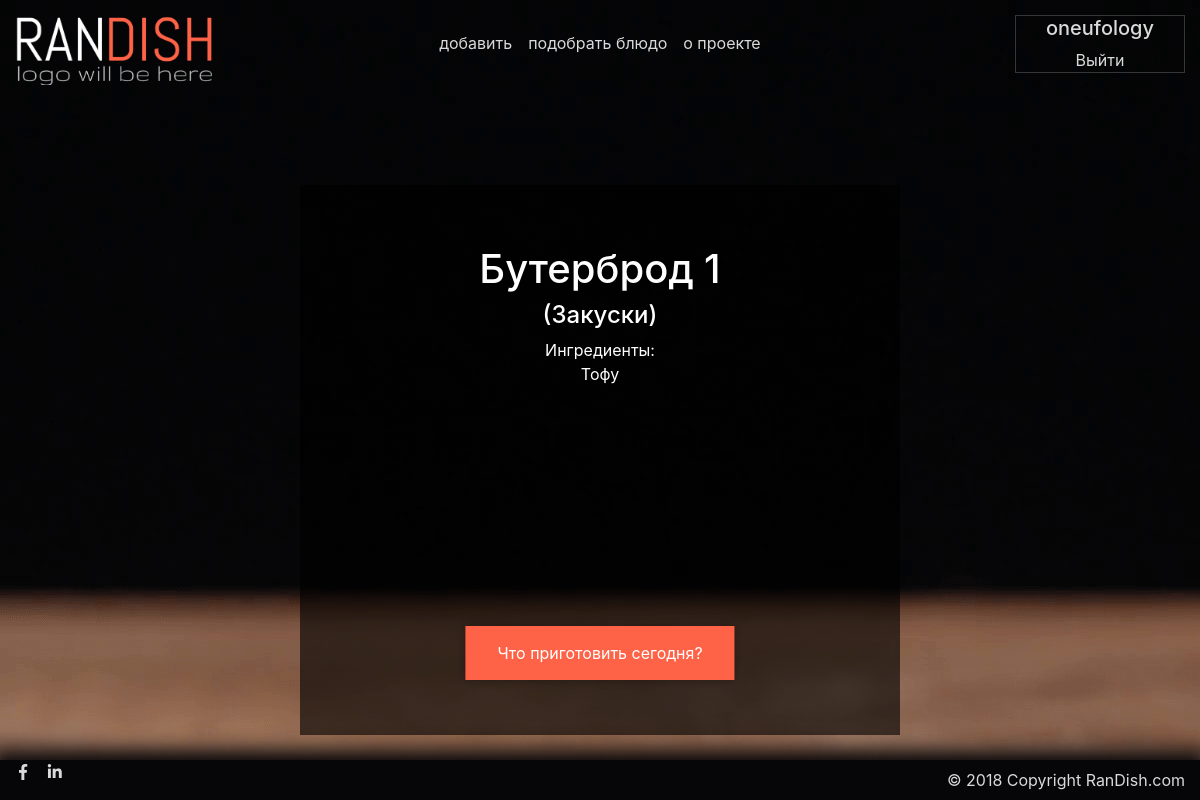
Page / (signed in) on the earlier database version.
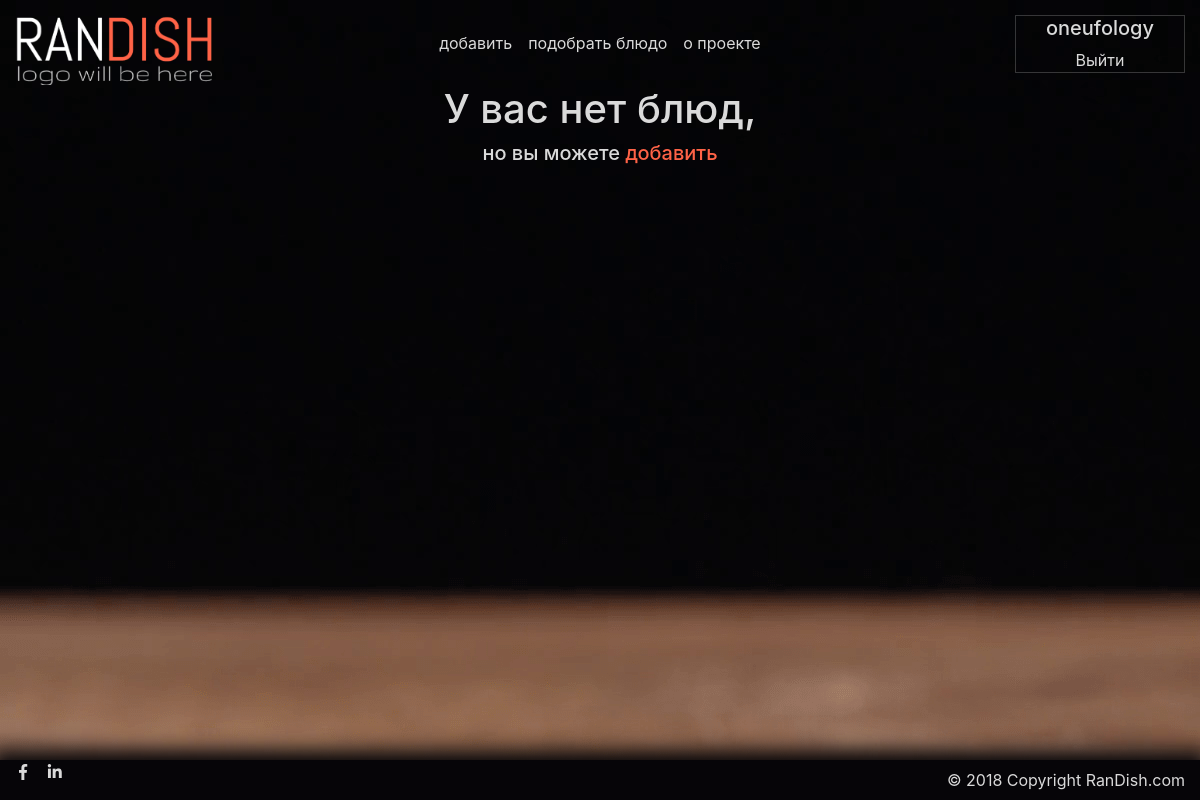
Same page on the later database version.
### randish_models/models.py (models this page shows, shortened)
class DishModel(models.Model):
    TYPE_CHOICE = (
        ('Салаты', "Салаты"),
        ('Закуски', "Закуски"),
        ('Первые блюда', "Первые блюда"),
        ('Основные блюда', "Основные блюда"),
        ('Гарниры', "Гарниры"),
        ('Соусы и подливы', "Соусы и подливы"),
        ('Десерты', "Десерты"),
        ('Выпечка', "Выпечка"),
        ('Напитки', "Напитки"),
        ('Консервирование', "Консервирование"),
    )
    dish_name = models.CharField(max_length=50, verbose_name = "Название") #Name
    dish_type = models.CharField(max_length=50, choices=TYPE_CHOICE, verbose_name = "Тип блюда") #Type
    author = models.ForeignKey(User, on_delete=models.CASCADE)
    image = models.ImageField(upload_to='img', verbose_name = "Картинка")
    ingredients = models.ManyToManyField(Ingredients, verbose_name = "Ингредиенты")
    class Meta:
        ordering = ('dish_name', )
        verbose_name = "Блюдо"
        verbose_name_plural = "Блюда"

class Ingredients(models.Model):
    ingredient_name = models.CharField(max_length=50, verbose_name = "Ингредиент" )
    class Meta:
        ordering = ('ingredient_name', )
        verbose_name = "Ингредиент"
        verbose_name_plural = "Ингредиенты"

### randish_models/views.py (the view)
class List(TemplateView):
    template_name = 'Index.html'
    def get(self, request):
        user_id = request.user.id
        context = {}
        if user_id:
            all_dishes = DishModel.objects.filter(author=user_id)
            if all_dishes:
                daily_dishes = all_dishes.exclude(dish_type__icontains="Консервирование").exclude(dish_type__icontains="Напитки")
                dish_id_list = []
                for dish in daily_dishes:
                    dish_id_list.append(dish.id)
                random_dish = random.choice(dish_id_list)
                dish_id = DishModel.objects.get(id=random_dish)
                ingr_by_dish = dish_id.ingredients.all()
                context = {
                    'dish_id': dish_id,
                    'ingr_by_dish': ingr_by_dish,
                }
            else:
                context = {}
        return render(request, self.template_name, context)

### randish_models/templates/Index.html (shortened to what this page needs)
{% load static %}
<!DOCTYPE html>
<html lang="en">
<head>
    <link rel="stylesheet" href="https://use.fontawesome.com/releases/v5.7.1/css/all.css">
    <link rel="stylesheet" href="https://maxcdn.bootstrapcdn.com/bootstrap/4.2.1/css/bootstrap.min.css">
    <link rel="stylesheet" href="{% static 'randish/css/style.css'%}">
</head>
<body>
<div class="container-fluid">
	<header>
	    <div class="row">
	        <div class="col-sm-2">
	             <div class="logo">
	                <a href="/"><img src="{% static 'randish/image/logo.png'%}"></a>
	            </div>
	        </div>
	        <div class="col-sm-8">
{% if user.is_authenticated %}
		<nav class="navbar navbar-expand-sm navbar-dark bg-dark">
		    <div class="collapse navbar-collapse" id="navbar-collapse">
		        <ul class="nav navbar-nav ml-auto">
		            <li class="nav-item">
		            	<a class="nav-link" href="../add/">добавить</a>
		            </li>
		            <li class="nav-item">
		            	<a class="nav-link" href="../filtered-list/">подобрать блюдо</a>
		            </li>
		            <li class="nav-item">
		            	<a class="nav-link" href="../about/">о проекте</a>
		            </li>
		        </ul>
		    </div>
		</nav>
{% endif %}
	        </div>
	        <div class="col-sm-2 acc">
	            {% if user.is_authenticated %}
	            <div class="account text-center">
	        		<h5>{{ user.username }}</h5>
	                <p><a href="../registration/logout">Выйти</a></p>
	            </div>
	        </div>
	    </div>
	</header>
<main>
{% block content %}
{% if dish_id %}
	<div class="row">
		<div class="col-sm-3"></div>
		<div class="col-sm-6 dish-image text-center" style="background-image: url(/media/{{ dish_id.image }});">
	            <h1>{{ dish_id.dish_name }}</h1>
	            <h4>({{ dish_id.dish_type }})</h4>
	            <p>Ингредиенты:</p>
	        	<ul>
	        	{% for ingr in ingr_by_dish %}
	                <li>{{ ingr.ingredient_name }}</li>
	        	{% endfor %}
	            </ul>
	            <a href="reload" class="button" id="reload_button">Что приготовить сегодня?</a>
	    </div>
	    <div class="col-sm-3"></div>
	</div>
{% else %}
    <h1 class="text-center">У вас нет блюд,</h1>
    <h5 class="text-center">но вы можете <a href="../add/">добавить</a></h5>
{% endif %}
{% endblock %}
</main>
{% endif %}
<footer class="font-small fixed-bottom">
<div class="row no-gutters">
	<div class="col-sm-4">
		<ul class="list-unstyled list-inline">
      		<li class="list-inline-item">
        		<a href="https://www.facebook.com/" target="blanc" class="btn-floating btn-fb mx-1">
          		<i class="fab fa-facebook-f"></i>
        		</a>
      		</li>
      		<li class="list-inline-item">
        		<a href="https://www.linkedin.com/" target="blanc" class="btn-floating btn-li mx-1">
          		<i class="fab fa-linkedin-in"></i>
        		</a>
      		</li>
    	</ul>
	</div>
	<div class="col-sm-8">
	    <div class="footer-copyright py-2">© 2018 Copyright
		<a href="#">RanDish.com</a>
	</div>
	</div>
</div>
</footer>
</div>
</body>
</html>

Differences in the rows shown:
removed DishModel: dish_name "Бутерброд 1", dish_type "Закуски"
removed Ingredients: ingredient_name "Тофу"
Other differences:
text no longer shown: "( ) Ингредиенты: Что приготовить сегодня?"
text now shown: "У вас нет блюд, но вы можете добавить"
